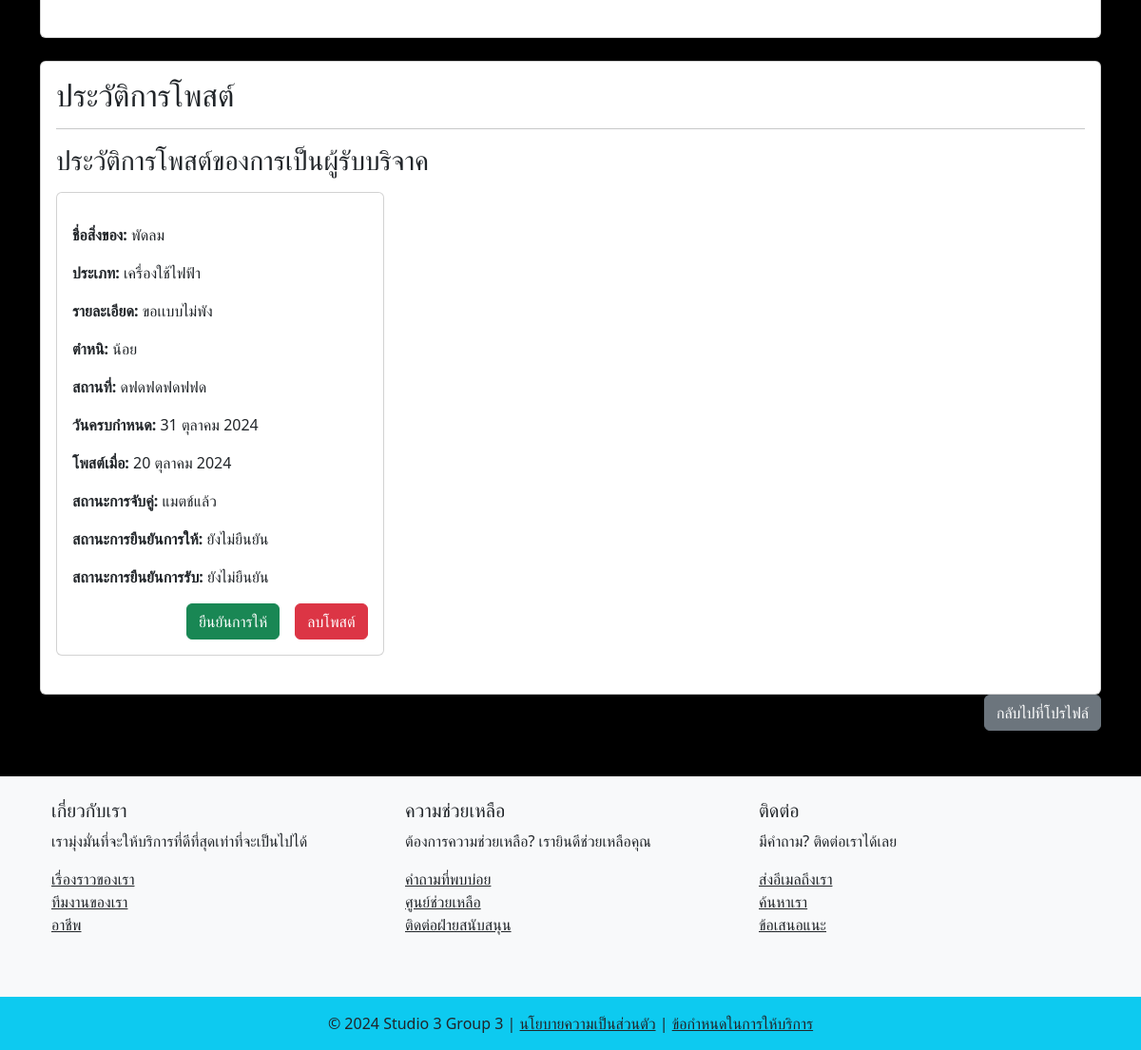
Before: /post_history/5/ (signed in, lower part) with the older database file.
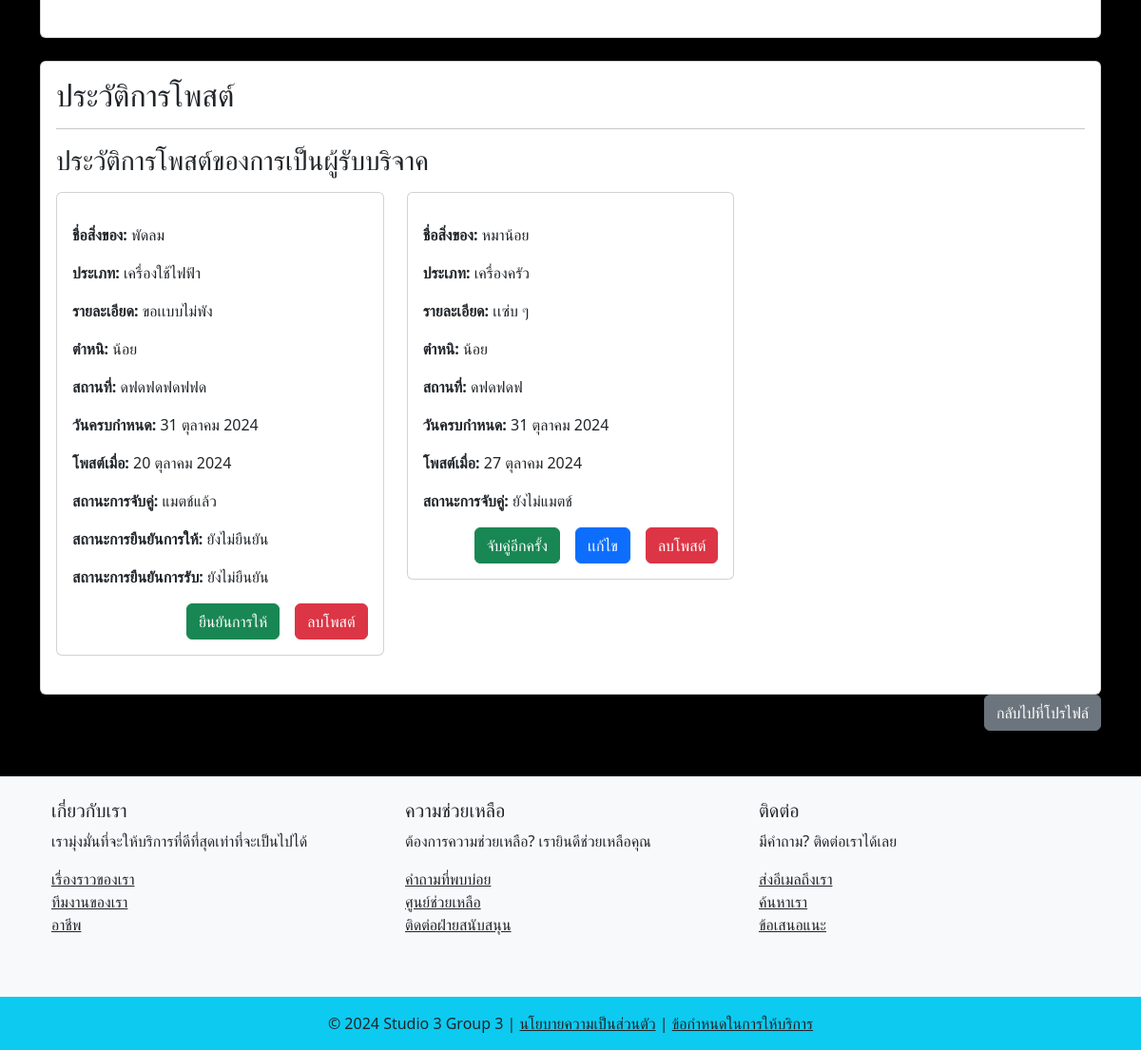
After: the same page with the newer database file.
### myapp/models.py (models this page shows)
class PostReceiver(models.Model):
    post_ID = models.AutoField(primary_key=True)
    stuff_name = models.CharField(max_length=50)
    categories = models.CharField(max_length=50, choices=CATEGORIES)
    description = models.TextField()
    defect = models.CharField(max_length=50, choices=DEFECT)
    user_profile = models.ForeignKey(UserProfile, on_delete=models.CASCADE)
    place = models.TextField()
    date_limit = models.DateField()
    created_at = models.DateTimeField(default=timezone.now)
    updated_at = models.DateTimeField(auto_now=True)
    is_matched = models.BooleanField(default=False)
    is_confirm = models.BooleanField(default=False)
    def __str__(self):
        return f"{self.stuff_name} by {self.user_profile.user.username}"

### myapp/views.py (the view)
# urls.py: path('post_history/<int:profile_id>/', views.post_history, name='post_history'),
@login_required
def post_history(request, profile_id):
    user_profile = get_object_or_404(UserProfile, id=profile_id)
    giver_posts = PostGiver.objects.filter(user_profile=user_profile)
    receiver_posts = PostReceiver.objects.filter(user_profile=user_profile)
    matched_post_giver = MatchPost.objects.filter(giver_post__user_profile=user_profile)
    matched_post_receiver = MatchPost.objects.filter(receiver_post__user_profile=user_profile)
    for matched in matched_post_giver:
        match_id = matched.match_ID
        print(f"Giver Match ID: {match_id}")
    for matched in matched_post_receiver:
        match_id = matched.match_ID
        print(f"Receiver Match ID: {match_id}")
    context = {
        'user': request.user,
        'giver_posts': giver_posts,
        'receiver_posts': receiver_posts,
        'user_profile': user_profile,
        'matched_post_giver': matched_post_giver,
        'matched_post_receiver': matched_post_receiver,
    }
    print(receiver_posts)
    print(giver_posts)
    return render(request, "myweb/post_history.html", context)

### myapp/models.py (called while the page is built)
    def __str__(self):
        return f"{self.stuff_name} by {self.user_profile.user.username}"

### myapp/templatetags/form_tags.py (called while the page is built)
@register.filter
def date_thai(date):
    if not date:
        return ""
    return f"{date.day} {MONTHS_TH[date.month - 1]} {date.year}"

@register.filter
def get_related_matches_giver(matched_posts, post_id):
    return matched_posts.filter(giver_post__post_ID=post_id).first()

@register.filter
def get_related_matches_receiver(matched_posts, post_id):
    return matched_posts.filter(receiver_post__post_ID=post_id).first()

### myapp/templates/myweb/post_history.html (shortened to what the changed rows need)
{% extends 'myweb/base.html' %}
{% load static %}
{% load form_tags %}
{% block background_style %}
background-color: rgba(0, 0, 0);
{% endblock %}
{% block content %}
<div class="card mt-4">
    <div class="card-body">
        <h2>ประวัติการโพสต์</h2>
        <div class="row">
            {% for post in receiver_posts %}
            <div class="col-md-6 col-lg-4 mb-4">
                <div class="card">
                    <div class="card-body">
                        <p class="card-text pt-3"><strong>ชื่อสิ่งของ:</strong> {{ post.stuff_name }}</p>
                        <p class="card-text"><strong>ประเภท:</strong> {{ post.categories }}</p>
                        <p class="card-text"><strong>รายละเอียด:</strong> {{ post.description }}</p>
                        <p class="card-text"><strong>ตำหนิ:</strong> {{ post.defect }}</p>
                        <p class="card-text"><strong>สถานที่:</strong> {{ post.place }}</p>
                        <p class="card-text"><strong>วันครบกำหนด:</strong> {{ post.date_limit|date_thai }}</p>
                        <p class="card-text"><strong>โพสต์เมื่อ:</strong> {{ post.created_at|date_thai }}</p>
                        <p class="card-text"><strong>สถานะการจับคู่:</strong>
                        {% if post.is_matched %}
                            แมตช์แล้ว
                        {% else %}
                            ยังไม่แมตช์
                        {% endif %}
                        </p>
                        {% if post.is_matched %}
                            {% with matched_post=matched_post_receiver|get_related_matches_receiver:post.post_ID %}
                                {% if matched_post %}
                                    <p class="card-text"><strong>สถานะการยืนยันการให้:</strong>
                                        {% if matched_post.is_giver_confirm %}
                                            ยืนยันการให้แล้ว
                                        {% else %}
                                            ยังไม่ยืนยัน
                                        {% endif %}
                                    </p>
                                    <p class="card-text"><strong>สถานะการยืนยันการรับ:</strong>
                                        {% if matched_post.is_receiver_confirm %}
                                            ยืนยันการรับแล้ว
                                        {% else %}
                                            ยังไม่ยืนยัน
                                        {% endif %}
                                    </p>
                                {% endif %}
                            {% endwith %}
                        {% endif %}
                    {% if user.id == user_profile.user.id %}
                        <div class="d-flex justify-content-end">
                            {% if not post.is_matched %}
                                <a href="{% url 'results_receiver' post.post_ID %}"
                                class="btn btn-success me-3">จับคู่อีกครั้ง</a>
                            {% endif %}
                            {% if not post.is_matched%}
                                <a href="{% url 'edit_receiver_post' post.post_ID %}" class="btn btn-primary">เเก้ไข</a>
                            {% endif %}
                            {% if post.is_matched %}
                                {% with matched_post=matched_post_receiver|get_related_matches_receiver:post.post_ID %}
                                    {% if matched_post %}
                                        {% if not matched_post.is_receiver_confirm %}
                                            <form action="{% url 'confirm_verification_receiver' matched_post.match_ID %}" method="POST" class="d-inline">
                                                <button type="submit" class="btn btn-success">ยืนยันการให้</button>
                                            </form>
                                        {% endif %}
                                    {% endif %}
                                {% endwith %}
                            {% endif %}
                            <form action="{% url 'delete_giver_post' post.post_ID %}" method="POST" class="ms-3">
                                <button type="submit" class="btn btn-danger">ลบโพสต์</button>
                            </form>
                        </div>
                    {% endif %}
                    </div>
                </div>
            </div>
            {% empty %}
            <div class="col-4 text-center mx-auto">
                <div class="alert alert-info">ไม่มีโพสต์</div>
            </div>
            {% endfor %}
        </div>
    </div>
</div>
{% endblock %}

Changed rows visible on the page:
added PostReceiver: stuff_name "หมาน้อย", categories "เครื่องครัว", description "เเซ่บ ๆ", defect "น้อย", place "ดฟดฟดฟ", date_limit "31 ตุลาคม 2024", created_at "27 ตุลาคม 2024", is_matched "ยังไม่แมตช์"
